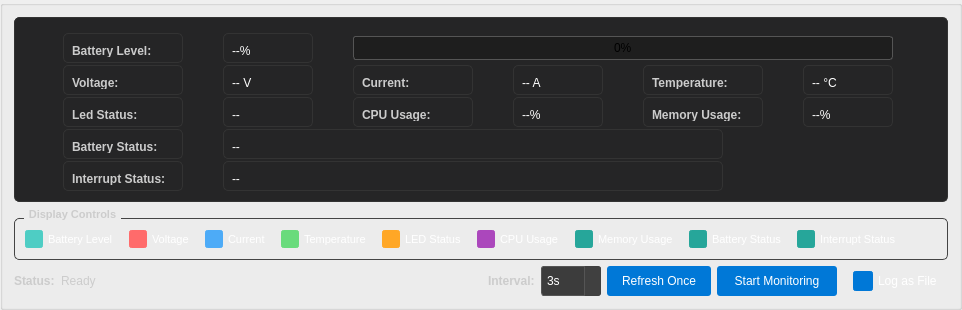
         <widget class="QGroupBox" name="groupBox_battery_monitor">
          <property name="sizePolicy">
           <sizepolicy hsizetype="Preferred" vsizetype="Fixed">
            <horstretch>0</horstretch>
            <verstretch>0</verstretch>
           </sizepolicy>
          </property>
          <property name="minimumSize">
           <size>
            <width>0</width>
            <height>310</height>
           </size>
          </property>
          <property name="maximumSize">
           <size>
            <width>16777215</width>
            <height>310</height>
           </size>
          </property>
          <property name="title">
           <string></string>
          </property>
          <layout class="QVBoxLayout" name="verticalLayout_battery_monitor">
           <item>
            <widget class="QFrame" name="frame_battery_data">
             <property name="frameShape">
              <enum>QFrame::StyledPanel</enum>
             </property>
             <property name="frameShadow">
              <enum>QFrame::Raised</enum>
             </property>
             <property name="styleSheet">
              <string>QFrame {
    background-color: #252526;
    border: 1px solid #333333;
    border-radius: 5px;
    padding: 10px 5px 5px 5px;
}</string>
             </property>
                          <layout class="QGridLayout" name="gridLayout_battery_data">
              <property name="leftMargin">
               <number>5</number>
              </property>
              <property name="topMargin">
               <number>5</number>
              </property>
              <property name="rightMargin">
               <number>5</number>
              </property>
              <property name="bottomMargin">
               <number>5</number>
              </property>
              <property name="spacing">
               <number>2</number>
              </property>
              <property name="columnStretch">
               <string>0,0,0,0,0,1</string>
              </property>
              <item row="0" column="0">
               <widget class="QLabel" name="label_battery_level_title">
                <property name="minimumSize">
                 <size>
                  <width>120</width>
                  <height>0</height>
                 </size>
                </property>
                <property name="maximumSize">
                 <size>
                  <width>120</width>
                  <height>16777215</height>
                 </size>
                </property>
                <property name="text">
                 <string>Battery Level:</string>
                </property>
                <property name="styleSheet">
                 <string>color: #CCCCCC; font-weight: bold;</string>
                </property>
               </widget>
              </item>
              <item row="0" column="1">
               <widget class="QLabel" name="label_battery_level_value">
                <property name="minimumSize">
                 <size>
                  <width>90</width>
                  <height>0</height>
                 </size>
                </property>
                <property name="maximumSize">
                 <size>
                  <width>90</width>
                  <height>16777215</height>
                 </size>
                </property>
                <property name="text">
                 <string>--%</string>
                </property>
                <property name="styleSheet">
                 <string>color: white;</string>
                </property>
               </widget>
              </item>
              <item row="0" column="2" colspan="4">
               <widget class="QProgressBar" name="progressBar_battery_level">
                <property name="value">
                 <number>0</number>
                </property>
                <property name="styleSheet">
                 <string>QProgressBar {
    border: 1px solid #555555;
    border-radius: 3px;
    text-align: center;
    background-color: #1E1E1E;
}
QProgressBar::chunk {
    background-color: #4ECDC4;
    border-radius: 2px;
}</string>
                </property>
               </widget>
              </item>
              <item row="1" column="0">
               <widget class="QLabel" name="label_voltage_title">
                <property name="minimumSize">
                 <size>
                  <width>120</width>
                  <height>0</height>
                 </size>
                </property>
                <property name="maximumSize">
                 <size>
                  <width>120</width>
                  <height>16777215</height>
                 </size>
                </property>
                <property name="text">
                 <string>Voltage:</string>
                </property>
                <property name="styleSheet">
                 <string>color: #CCCCCC; font-weight: bold;</string>
                </property>
               </widget>
              </item>
              <item row="1" column="1">
               <widget class="QLabel" name="label_voltage_value">
                <property name="minimumSize">
                 <size>
                  <width>90</width>
                  <height>0</height>
                 </size>
                </property>
                <property name="maximumSize">
                 <size>
                  <width>90</width>
                  <height>16777215</height>
                 </size>
                </property>
                <property name="text">
                 <string>-- V</string>
                </property>
                <property name="styleSheet">
                 <string>color: white;</string>
                </property>
               </widget>
              </item>

              <item row="1" column="2">
               <widget class="QLabel" name="label_current_title">
                <property name="minimumSize">
                 <size>
                  <width>120</width>
                  <height>0</height>
                 </size>
                </property>
                <property name="maximumSize">
                 <size>
                  <width>120</width>
                  <height>16777215</height>
                 </size>
                </property>
                <property name="text">
                 <string>Current:</string>
                </property>
                <property name="styleSheet">
                 <string>color: #CCCCCC; font-weight: bold;</string>
                </property>
               </widget>
              </item>
              <item row="1" column="3">
               <widget class="QLabel" name="label_current_value">
                <property name="minimumSize">
                 <size>
                  <width>90</width>
                  <height>0</height>
                 </size>
                </property>
                <property name="maximumSize">
                 <size>
                  <width>90</width>
                  <height>16777215</height>
                 </size>
                </property>
                <property name="text">
                 <string>-- A</string>
                </property>
                <property name="styleSheet">
                 <string>color: white;</string>
                </property>
               </widget>
              </item>
              <item row="1" column="4">
               <widget class="QLabel" name="label_temperature_title">
                <property name="minimumSize">
                 <size>
                  <width>120</width>
                  <height>0</height>
                 </size>
                </property>
                <property name="maximumSize">
                 <size>
                  <width>120</width>
                  <height>16777215</height>
                 </size>
                </property>
                <property name="text">
                 <string>Temperature:</string>
                </property>
                <property name="styleSheet">
                 <string>color: #CCCCCC; font-weight: bold;</string>
                </property>
               </widget>
              </item>
              <item row="1" column="5">
               <widget class="QLabel" name="label_temperature_value">
                <property name="minimumSize">
                 <size>
                  <width>90</width>
                  <height>0</height>
                 </size>
                </property>
                <property name="maximumSize">
                 <size>
                  <width>90</width>
                  <height>16777215</height>
                 </size>
                </property>
                <property name="text">
                 <string>-- °C</string>
                </property>
                <property name="styleSheet">
                 <string>color: white;</string>
                </property>
               </widget>
              </item>
              <item row="2" column="0">
               <widget class="QLabel" name="label_led_status_title">
                <property name="minimumSize">
                 <size>
                  <width>120</width>
                  <height>0</height>
                 </size>
                </property>
                <property name="maximumSize">
                 <size>
                  <width>120</width>
                  <height>16777215</height>
                 </size>
                </property>
                <property name="text">
                 <string>Led Status:</string>
                </property>
                <property name="styleSheet">
                 <string>color: #CCCCCC; font-weight: bold;</string>
                </property>
               </widget>
              </item>
              <item row="2" column="1">
               <widget class="QLabel" name="label_led_status_value">
                <property name="minimumSize">
                 <size>
                  <width>90</width>
                  <height>0</height>
                 </size>
                </property>
                <property name="maximumSize">
                 <size>
                  <width>90</width>
                  <height>16777215</height>
                 </size>
                </property>
                <property name="text">
                 <string>--</string>
                </property>
                <property name="styleSheet">
                 <string>color: white;</string>
                </property>
               </widget>
              </item>
              <item row="2" column="2">
               <widget class="QLabel" name="label_cpu_usage_title">
                <property name="minimumSize">
                 <size>
                  <width>120</width>
                  <height>0</height>
                 </size>
                </property>
                <property name="maximumSize">
                 <size>
                  <width>120</width>
                  <height>16777215</height>
                 </size>
                </property>
                <property name="text">
                 <string>CPU Usage:</string>
                </property>
                <property name="styleSheet">
                 <string>color: #CCCCCC; font-weight: bold;</string>
                </property>
               </widget>
              </item>
              <item row="2" column="3">
               <widget class="QLabel" name="label_cpu_usage_value">
                <property name="minimumSize">
                 <size>
                  <width>90</width>
                  <height>0</height>
                 </size>
                </property>
                <property name="maximumSize">
                 <size>
                  <width>90</width>
                  <height>16777215</height>
                 </size>
                </property>
                <property name="text">
                 <string>--%</string>
                </property>
                <property name="styleSheet">
                 <string>color: white;</string>
                </property>
               </widget>
              </item>
              <item row="2" column="4">
               <widget class="QLabel" name="label_memory_usage_title">
                <property name="minimumSize">
                 <size>
                  <width>120</width>
                  <height>0</height>
                 </size>
                </property>
                <property name="maximumSize">
                 <size>
                  <width>120</width>
                  <height>16777215</height>
                 </size>
                </property>
                <property name="text">
                 <string>Memory Usage:</string>
                </property>
                <property name="styleSheet">
                 <string>color: #CCCCCC; font-weight: bold;</string>
                </property>
               </widget>
              </item>
              <item row="2" column="5">
               <widget class="QLabel" name="label_memory_usage_value">
                <property name="minimumSize">
                 <size>
                  <width>90</width>
                  <height>0</height>
                 </size>
                </property>
                <property name="maximumSize">
                 <size>
                  <width>90</width>
                  <height>16777215</height>
                 </size>
                </property>
                <property name="text">
                 <string>--%</string>
                </property>
                <property name="styleSheet">
                 <string>color: white;</string>
                </property>
               </widget>
              </item>
              <item row="3" column="0">
               <widget class="QLabel" name="label_dc_status_title">
                <property name="minimumSize">
                 <size>
                  <width>120</width>
                  <height>0</height>
                 </size>
                </property>
                <property name="maximumSize">
                 <size>
                  <width>120</width>
                  <height>16777215</height>
                 </size>
                </property>
                <property name="text">
                 <string>Battery Status:</string>
                </property>
                <property name="styleSheet">
                 <string>color: #CCCCCC; font-weight: bold;</string>
                </property>
               </widget>
              </item>
              <item row="3" column="1" colspan="5">
               <widget class="QLabel" name="label_dc_status_value">
                <property name="minimumSize">
                 <size>
                  <width>90</width>
                  <height>0</height>
                 </size>
                </property>
                <property name="maximumSize">
                 <size>
                  <width>500</width>
                  <height>16777215</height>
                 </size>
                </property>
                <property name="text">
                 <string>--</string>
                </property>
                <property name="styleSheet">
                 <string>color: white;</string>
                </property>
               </widget>
              </item>
              <item row="4" column="0">
               <widget class="QLabel" name="label_interrupt_status_title">
                <property name="minimumSize">
                 <size>
                  <width>120</width>
                  <height>0</height>
                 </size>
                </property>
                <property name="maximumSize">
                 <size>
                  <width>120</width>
                  <height>16777215</height>
                 </size>
                </property>
                <property name="text">
                 <string>Interrupt Status:</string>
                </property>
                <property name="styleSheet">
                 <string>color: #CCCCCC; font-weight: bold;</string>
                </property>
               </widget>
              </item>
              <item row="4" column="1" colspan="5">
               <widget class="QLabel" name="label_interrupt_status_value">
                <property name="minimumSize">
                 <size>
                  <width>70</width>
                  <height>0</height>
                 </size>
                </property>
                <property name="maximumSize">
                 <size>
                  <width>500</width>
                  <height>16777215</height>
                 </size>
                </property>
                <property name="text">
                 <string>--</string>
                </property>
                <property name="styleSheet">
                 <string>color: white;</string>
                </property>
               </widget>
              </item>


             </layout>
            </widget>
           </item>
           <item>
            <widget class="QGroupBox" name="groupBox_display_controls">
             <property name="title">
              <string>Display Controls</string>
             </property>
             <property name="styleSheet">
              <string>QGroupBox {
    color: #CCCCCC;
    border: 1px solid #444444;
    border-radius: 5px;
    margin-top: 10px;
    font-weight: bold;
    font-size: 11px;
}
QGroupBox::title {
    subcontrol-origin: margin;
    left: 10px;
    padding: 0 3px 0 3px;
}</string>
             </property>
             <layout class="QHBoxLayout" name="horizontalLayout_display_controls">
              <property name="spacing">
               <number>15</number>
              </property>
              <property name="leftMargin">
               <number>10</number>
              </property>
              <property name="topMargin">
               <number>10</number>
              </property>
              <property name="rightMargin">
               <number>10</number>
              </property>
              <property name="bottomMargin">
               <number>10</number>
              </property>
              <item>
               <widget class="QCheckBox" name="checkBox_show_battery_level">
                <property name="text">
                 <string>Battery Level</string>
                </property>
                <property name="checked">
                 <bool>true</bool>
                </property>
                <property name="styleSheet">
                 <string>QCheckBox {
    color: #FFFFFF;
    font-size: 11px;
    spacing: 5px;
}
QCheckBox::indicator {
    width: 14px;
    height: 14px;
}
QCheckBox::indicator:unchecked {
    border: 2px solid #555555;
    background-color: #2B2B2B;
    border-radius: 3px;
}
QCheckBox::indicator:checked {
    border: 2px solid #4ECDC4;
    background-color: #4ECDC4;
    border-radius: 3px;
}
QCheckBox::indicator:checked:hover {
    background-color: #3FBAB1;
}</string>
                </property>
               </widget>
              </item>
              <item>
               <widget class="QCheckBox" name="checkBox_show_voltage_monitor">
                <property name="text">
                 <string>Voltage</string>
                </property>
                <property name="checked">
                 <bool>true</bool>
                </property>
                <property name="styleSheet">
                 <string>QCheckBox {
    color: #FFFFFF;
    font-size: 11px;
    spacing: 5px;
}
QCheckBox::indicator {
    width: 14px;
    height: 14px;
}
QCheckBox::indicator:unchecked {
    border: 2px solid #555555;
    background-color: #2B2B2B;
    border-radius: 3px;
}
QCheckBox::indicator:checked {
    border: 2px solid #FF6B6B;
    background-color: #FF6B6B;
    border-radius: 3px;
}
QCheckBox::indicator:checked:hover {
    background-color: #FF5252;
}</string>
                </property>
               </widget>
              </item>
              <item>
               <widget class="QCheckBox" name="checkBox_show_current_monitor">
                <property name="text">
                 <string>Current</string>
                </property>
                <property name="checked">
                 <bool>true</bool>
                </property>
                <property name="styleSheet">
                 <string>QCheckBox {
    color: #FFFFFF;
    font-size: 11px;
    spacing: 5px;
}
QCheckBox::indicator {
    width: 14px;
    height: 14px;
}
QCheckBox::indicator:unchecked {
    border: 2px solid #555555;
    background-color: #2B2B2B;
    border-radius: 3px;
}
QCheckBox::indicator:checked {
    border: 2px solid #4DABF7;
    background-color: #4DABF7;
    border-radius: 3px;
}
QCheckBox::indicator:checked:hover {
    background-color: #339AF0;
}</string>
                </property>
               </widget>
              </item>
              <item>
               <widget class="QCheckBox" name="checkBox_show_temperature_monitor">
                <property name="text">
                 <string>Temperature</string>
                </property>
                <property name="checked">
                 <bool>true</bool>
                </property>
                <property name="styleSheet">
                 <string>QCheckBox {
    color: #FFFFFF;
    font-size: 11px;
    spacing: 5px;
}
QCheckBox::indicator {
    width: 14px;
    height: 14px;
}
QCheckBox::indicator:unchecked {
    border: 2px solid #555555;
    background-color: #2B2B2B;
    border-radius: 3px;
}
QCheckBox::indicator:checked {
    border: 2px solid #69DB7C;
    background-color: #69DB7C;
    border-radius: 3px;
}
QCheckBox::indicator:checked:hover {
    background-color: #51CF66;
}</string>
                </property>
               </widget>
              </item>
              <item>
               <widget class="QCheckBox" name="checkBox_show_led_status">
                <property name="text">
                 <string>LED Status</string>
                </property>
                <property name="checked">
                 <bool>true</bool>
                </property>
                <property name="styleSheet">
                 <string>QCheckBox {
    color: #FFFFFF;
    font-size: 11px;
    spacing: 5px;
}
QCheckBox::indicator {
    width: 14px;
    height: 14px;
}
QCheckBox::indicator:unchecked {
    border: 2px solid #555555;
    background-color: #2B2B2B;
    border-radius: 3px;
}
QCheckBox::indicator:checked {
    border: 2px solid #FFA726;
    background-color: #FFA726;
    border-radius: 3px;
}
QCheckBox::indicator:checked:hover {
    background-color: #FF9800;
}</string>
                </property>
               </widget>
              </item>
              <item>
               <widget class="QCheckBox" name="checkBox_show_cpu_usage">
                <property name="text">
                 <string>CPU Usage</string>
                </property>
                <property name="checked">
                 <bool>true</bool>
                </property>
                <property name="styleSheet">
                 <string>QCheckBox {
    color: #FFFFFF;
    font-size: 11px;
    spacing: 5px;
}
QCheckBox::indicator {
    width: 14px;
    height: 14px;
}
QCheckBox::indicator:unchecked {
    border: 2px solid #555555;
    background-color: #2B2B2B;
    border-radius: 3px;
}
QCheckBox::indicator:checked {
    border: 2px solid #AB47BC;
    background-color: #AB47BC;
    border-radius: 3px;
}
QCheckBox::indicator:checked:hover {
    background-color: #9C27B0;
}</string>
                </property>
               </widget>
              </item>
              <item>
               <widget class="QCheckBox" name="checkBox_show_memory_usage">
                <property name="text">
                 <string>Memory Usage</string>
                </property>
                <property name="checked">
                 <bool>true</bool>
                </property>
                <property name="styleSheet">
                 <string>QCheckBox {
    color: #FFFFFF;
    font-size: 11px;
    spacing: 5px;
}
QCheckBox::indicator {
    width: 14px;
    height: 14px;
}
QCheckBox::indicator:unchecked {
    border: 2px solid #555555;
    background-color: #2B2B2B;
    border-radius: 3px;
}
QCheckBox::indicator:checked {
    border: 2px solid #26A69A;
    background-color: #26A69A;
    border-radius: 3px;
}
QCheckBox::indicator:checked:hover {
    background-color: #00897B;
}</string>
                </property>
               </widget>
              </item>
              <item>
               <widget class="QCheckBox" name="checkBox_show_battery_status">
                <property name="text">
                 <string>Battery Status</string>
                </property>
                <property name="checked">
                 <bool>true</bool>
                </property>
                <property name="styleSheet">
                 <string>QCheckBox {
    color: #FFFFFF;
    font-size: 11px;
    spacing: 5px;
}
QCheckBox::indicator {
    width: 14px;
    height: 14px;
}
QCheckBox::indicator:unchecked {
    border: 2px solid #555555;
    background-color: #2B2B2B;
    border-radius: 3px;
}
QCheckBox::indicator:checked {
    border: 2px solid #26A69A;
    background-color: #26A69A;
    border-radius: 3px;
}
QCheckBox::indicator:checked:hover {
    background-color: #00897B;
}</string>
                </property>
               </widget>
              </item>
              <item>
               <widget class="QCheckBox" name="checkBox_show_interrupt_status">
                <property name="text">
                 <string>Interrupt Status</string>
                </property>
                <property name="checked">
                 <bool>true</bool>
                </property>
                <property name="styleSheet">
                 <string>QCheckBox {
    color: #FFFFFF;
    font-size: 11px;
    spacing: 5px;
}
QCheckBox::indicator {
    width: 14px;
    height: 14px;
}
QCheckBox::indicator:unchecked {
    border: 2px solid #555555;
    background-color: #2B2B2B;
    border-radius: 3px;
}
QCheckBox::indicator:checked {
    border: 2px solid #26A69A;
    background-color: #26A69A;
    border-radius: 3px;
}
QCheckBox::indicator:checked:hover {
    background-color: #00897B;
}</string>
                </property>
               </widget>
              </item>
              <item>
               <spacer name="horizontalSpacer_display_controls">
                <property name="orientation">
                 <enum>Qt::Horizontal</enum>
                </property>
                <property name="sizeHint" stdset="0">
                 <size>
                  <width>40</width>
                  <height>20</height>
                 </size>
                </property>
               </spacer>
              </item>
             </layout>
            </widget>
           </item>
           <item>
            <layout class="QHBoxLayout" name="horizontalLayout_battery_controls">
             <item>
              <widget class="QLabel" name="label_status_title">
               <property name="text">
                <string>Status:</string>
               </property>
               <property name="styleSheet">
                <string>color: #CCCCCC; font-weight: bold;</string>
               </property>
              </widget>
             </item>
             <item>
              <widget class="QLabel" name="label_battery_status">
               <property name="text">
                <string>Ready</string>
               </property>
               <property name="styleSheet">
                <string>color: #CCCCCC;</string>
               </property>
              </widget>
             </item>
             <item>
              <spacer name="horizontalSpacer_battery_monitor">
               <property name="orientation">
                <enum>Qt::Horizontal</enum>
               </property>
               <property name="sizeHint" stdset="0">
                <size>
                 <width>10</width>
                 <height>20</height>
                </size>
               </property>
              </spacer>
             </item>
             <item>
              <widget class="QLabel" name="label_monitor_interval">
               <property name="text">
                <string>Interval:</string>
               </property>
               <property name="styleSheet">
                <string>color: #CCCCCC; font-weight: bold;</string>
               </property>
              </widget>
             </item>
             <item>
              <widget class="QSpinBox" name="spinBox_monitor_interval">
               <property name="minimumSize">
                <size>
                 <width>60</width>
                 <height>30</height>
                </size>
               </property>
               <property name="maximumSize">
                <size>
                 <width>60</width>
                 <height>30</height>
                </size>
               </property>
               <property name="minimum">
                <number>0</number>
               </property>
               <property name="maximum">
                <number>60</number>
               </property>
               <property name="value">
                <number>3</number>
               </property>
               <property name="suffix">
                <string>s</string>
               </property>
               <property name="styleSheet">
                <string>QSpinBox {
    background-color: #3C3C3C;
    color: white;
    border: 1px solid #555555;
    border-radius: 3px;
    padding: 3px;
    font-size: 12px;
}
QSpinBox:hover {
    border-color: #0078D7;
}
QSpinBox:focus {
    border-color: #0078D7;
    background-color: #404040;
}
QSpinBox::up-button {
    subcontrol-origin: border;
    subcontrol-position: top right;
    width: 16px;
    border-left-width: 1px;
    border-left-color: #555555;
    border-left-style: solid;
    border-top-right-radius: 3px;
    background-color: #404040;
}
QSpinBox::up-button:hover {
    background-color: #0078D7;
}
QSpinBox::up-arrow {
    image: none;
    border-left: 4px solid transparent;
    border-right: 4px solid transparent;
    border-bottom: 4px solid white;
    width: 0px;
    height: 0px;
}
QSpinBox::down-button {
    subcontrol-origin: border;
    subcontrol-position: bottom right;
    width: 16px;
    border-left-width: 1px;
    border-left-color: #555555;
    border-left-style: solid;
    border-bottom-right-radius: 3px;
    background-color: #404040;
}
QSpinBox::down-button:hover {
    background-color: #0078D7;
}
QSpinBox::down-arrow {
    image: none;
    border-left: 4px solid transparent;
    border-right: 4px solid transparent;
    border-top: 4px solid white;
    width: 0px;
    height: 0px;
}</string>
               </property>
              </widget>
             </item>
             <item>
              <widget class="QPushButton" name="pushButton_battery_refresh">
               <property name="minimumSize">
                <size>
                 <width>100</width>
                 <height>30</height>
                </size>
               </property>
               <property name="text">
                <string>Refresh Once</string>
               </property>
               <property name="styleSheet">
                <string>QPushButton {
    background-color: #0078D7;
    color: white;
    border: none;
    padding: 6px 15px;
    border-radius: 3px;
}
QPushButton:hover {
    background-color: #1C97EA;
}</string>
               </property>
              </widget>
             </item>
             <item>
              <widget class="QPushButton" name="pushButton_battery_monitor">
               <property name="minimumSize">
                <size>
                 <width>120</width>
                 <height>30</height>
                </size>
               </property>
               <property name="text">
                <string>Start Monitoring</string>
               </property>
               <property name="styleSheet">
                <string>QPushButton {
    background-color: #0078D7;
    color: white;
    border: none;
    padding: 6px 15px;
    border-radius: 3px;
}
QPushButton:hover {
    background-color: #1C97EA;
}</string>
               </property>
              </widget>
             </item>
             <item>
              <widget class="QCheckBox" name="checkBox_log_as_file">
               <property name="text">
                <string>Log as File</string>
               </property>
               <property name="checked">
                <bool>true</bool>
               </property>
               <property name="styleSheet">
                <string>QCheckBox {
    color: #FFFFFF;
    font-size: 12px;
    spacing: 5px;
    margin: 5px 10px;
}
QCheckBox::indicator {
    width: 16px;
    height: 16px;
}
QCheckBox::indicator:unchecked {
    border: 2px solid #555555;
    background-color: #2B2B2B;
    border-radius: 3px;
}
QCheckBox::indicator:checked {
    border: 2px solid #0078D7;
    background-color: #0078D7;
    border-radius: 3px;
}
QCheckBox::indicator:checked:hover {
    background-color: #1C97EA;
}</string>
               </property>
              </widget>
             </item>
            </layout>
           </item>
          </layout>
                     </widget>
